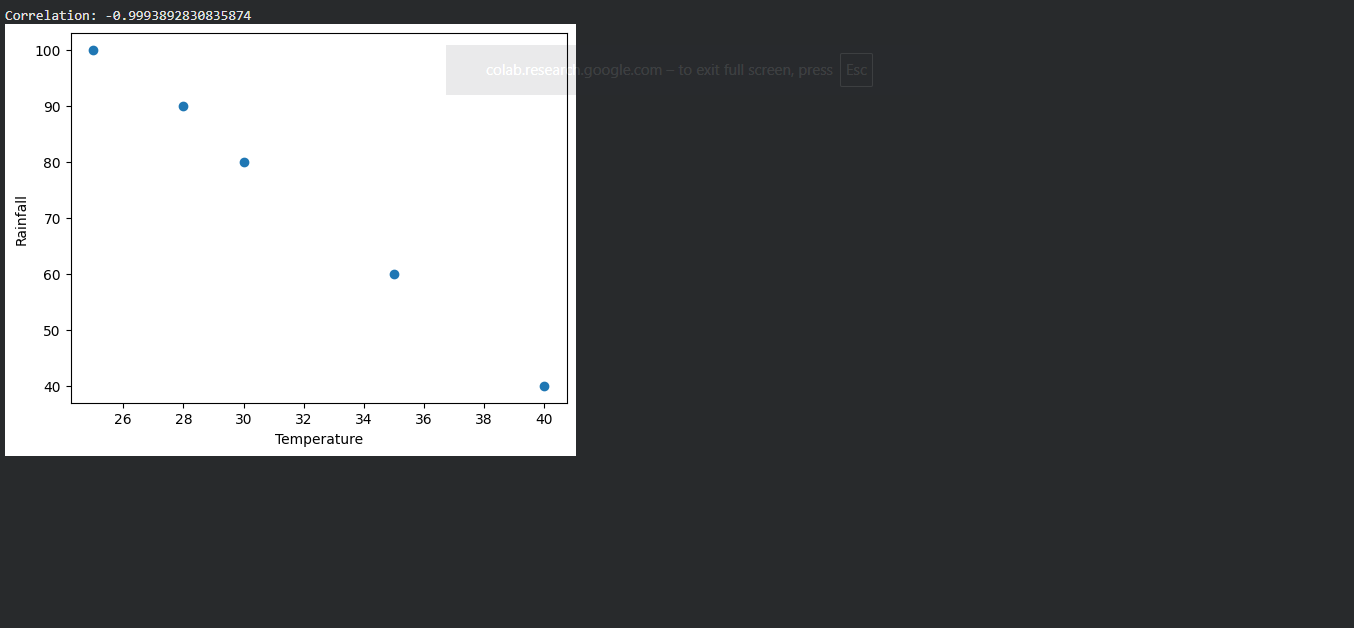

This chart was generated by the following Python code:
import numpy as np
import matplotlib.pyplot as plt

temp = np.array([25,30,35,40,28])
rain = np.array([100,80,60,40,90])

corr = np.corrcoef(temp,rain)[0,1]

print("Correlation:", corr)

plt.scatter(temp,rain)
plt.xlabel("Temperature")
plt.ylabel("Rainfall")
plt.show()
